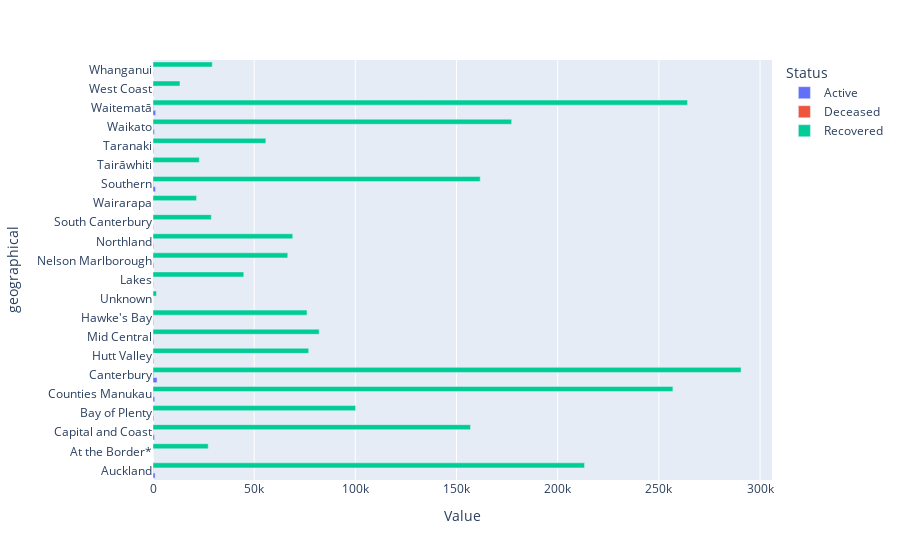

Write notebook code for a chart like this one.
### Markdown cell above
####  Based on geographical analysis
       Filter the desired column from the data set "data", index the row with "CPCOV4" in the list, and process the name of the list to produce the desired data" Test_Status". And through the establishment of horizontal bar statistics, it is obvious that the number of patients in Canterbury is much larger than that in other areas.The highest number of patients in this region was 290.609 (K), which should be paid more attention to.

### Code cell
data_Geographical2 = data2[['ResourceID','Value','Label1','Geo']]

Test_Geographical1 = data_Geographical2.loc[(data_Geographical2['ResourceID'] == 'CPCOV4')]
Test_Status = Test_Geographical1.rename(
    columns={
        'Geo': 'geographical',
        'Label1': 'Status',})

fig = px.bar(Test_Status,
             x="Value",
             y="geographical",
             orientation='h',  
             color="Status",
             barmode="group",
            )

fig.show()

### Figure 1 — Plotly figure (JSON) as saved in the notebook; plotly's stock layout.template omitted (floating-point values rounded to 4 significant figures)
{"data": [{"alignmentgroup": "True", "hovertemplate": "Status=Active<br>Value=%{x}<br>geographical=%{y}<extra></extra>", "legendgroup": "Active", "marker": {"color": "#636efa", "pattern": {"shape": ""}}, "name": "Active", "offsetgroup": "Active", "orientation": "h", "showlegend": true, "textposition": "auto", "type": "bar", "x": [1045, 0, 741, 378, 859, 1979, 346, 392, 285, 26, 225, 401, 311, 212, 106, 1212, 86, 290, 679, 1304, 146, 127], "xaxis": "x", "y": ["Auckland", "At the Border*", "Capital and Coast", "Bay of Plenty", "Counties Manukau", "Canterbury", "Hutt Valley", "Mid Central", "Hawke's Bay", "Unknown", "Lakes", "Nelson Marlborough", "Northland", "South Canterbury", "Wairarapa", "Southern", "Tairāwhiti", "Taranaki", "Waikato", "Waitematā", "West Coast", "Whanganui"], "yaxis": "y"}, {"alignmentgroup": "True", "hovertemplate": "Status=Deceased<br>Value=%{x}<br>geographical=%{y}<extra></extra>", "legendgroup": "Deceased", "marker": {"color": "#EF553B", "pattern": {"shape": ""}}, "name": "Deceased", "offsetgroup": "Deceased", "orientation": "h", "showlegend": true, "textposition": "auto", "type": "bar", "x": [127, 357, 119, 204, 6, 170, 76, 121, 137, 89, 31, 213, 73, 49, 88, 276, 14, 30, 53, 98, 3, 252], "xaxis": "x", "y": ["Bay of Plenty", "Canterbury", "Capital and Coast", "Counties Manukau", "At the Border*", "Auckland", "Hutt Valley", "Hawke's Bay", "Mid Central", "Nelson Marlborough", "South Canterbury", "Southern", "Lakes", "Wairarapa", "Northland", "Waitematā", "West Coast", "Tairāwhiti", "Whanganui", "Taranaki", "Unknown", "Waikato"], "yaxis": "y"}, {"alignmentgroup": "True", "hovertemplate": "Status=Recovered<br>Value=%{x}<br>geographical=%{y}<extra></extra>", "legendgroup": "Recovered", "marker": {"color": "#00cc96", "pattern": {"shape": ""}}, "name": "Recovered", "offsetgroup": "Recovered", "orientation": "h", "showlegend": true, "textposition": "auto", "type": "bar", "x": [27289, 290609, 156925, 213265, 100105, 76946, 82117, 256925, 76101, 66592, 69055, 44857, 28815, 22863, 55760, 161711, 1716, 21530, 13325, 177238, 264160, 29312], "xaxis": "x", "y": ["At the Border*", "Canterbury", "Capital and Coast", "Auckland", "Bay of Plenty", "Hutt Valley", "Mid Central", "Counties Manukau", "Hawke's Bay", "Nelson Marlborough", "Northland", "Lakes", "South Canterbury", "Tairāwhiti", "Taranaki", "Southern", "Unknown", "Wairarapa", "West Coast", "Waikato", "Waitematā", "Whanganui"], "yaxis": "y"}], "layout": {"barmode": "group", "legend": {"title": {"text": "Status"}, "tracegroupgap": 0}, "margin": {"t": 60}, "xaxis": {"anchor": "y", "domain": [0, 1], "title": {"text": "Value"}}, "yaxis": {"anchor": "x", "domain": [0, 1], "title": {"text": "geographical"}}}}
